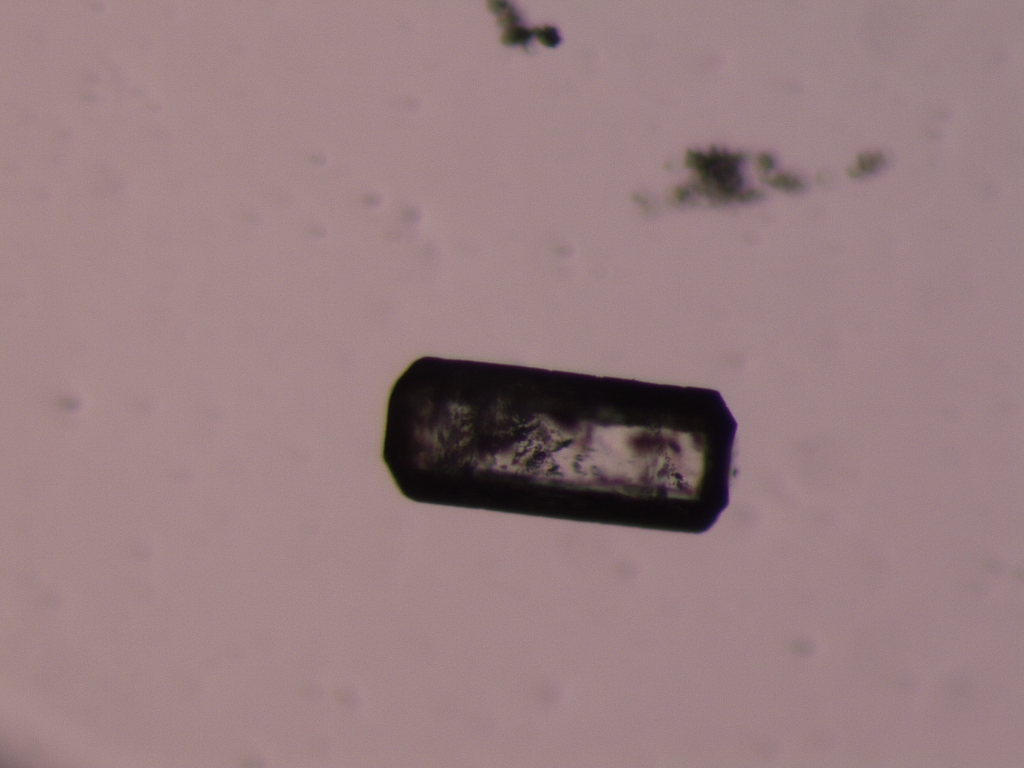
%> input picture Test/Test-1-parC.jpg, 2048 x 1536 px (shown at 1/2 size); its folder holds 4 pictures in this run
$ octave batch_Ft_sample.m   (GNU Octave 9; MATLAB toolbox functions it lacks are replaced by stand-ins)
%> lines starting %> are read from the running program, lines starting %| are printed output that depends on the picture; in (x1, y1, x2, y2) boxes, pixels count from 0 and x2, y2 are one past the last pixel; in counts of white or black regions, pixels touching at a corner belong together; the program's own positions count from 1
### trace_grain_res.m
function [BW_fill_smooth,area,perimeter,max_l,min_l,orientation,level,center]=trace_grain_res(file,res,r,smooth)
%> called with file = 'Test/Test-1-parC.jpg', res = 0.394, r = 0.328, smooth = 1

% read image with crystal parallel to c
image=imread(file);
%> image is the input picture: size 1536x2048x3 uint8; mean R, G, B 151.1, 126.4, 128.6
image=imresize(image,r);
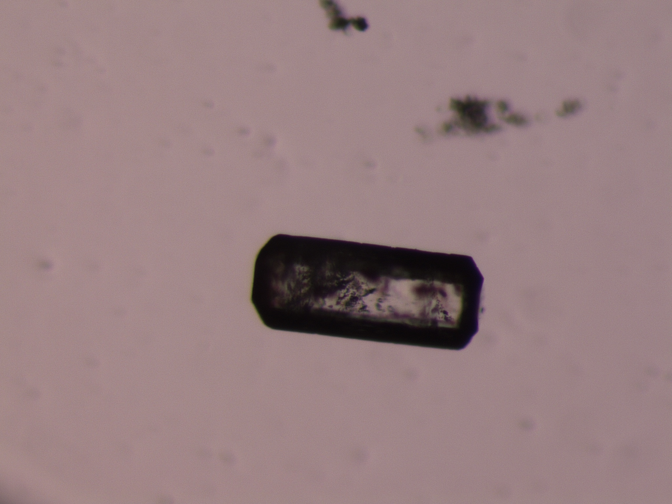
%> image: size 504x672x3 uint8; mean R, G, B 151.1, 126.4, 128.6
level = graythresh(image);
%> level = 0.337
BW = im2bw(image,level/1.2);
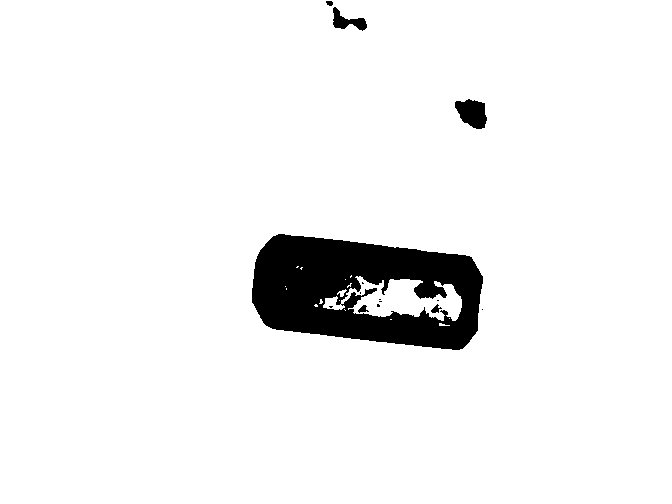
%> BW: size 504x672 logical; 94.4% white; 14 black regions (8 under 20 px), largest, box (x1, y1, x2, y2) and area: (252, 234, 483, 350) 17685, (455, 99, 487, 129) 674, (333, 7, 367, 31) 365, (431, 304, 442, 313) 49, (358, 305, 369, 313) 47, (326, 1, 333, 6) 28
% invert image
BW = ~BW;
BW = 1-BW;
BW = (BW == 0);
% fill holes
BW_fill = imfill(BW, 'holes');
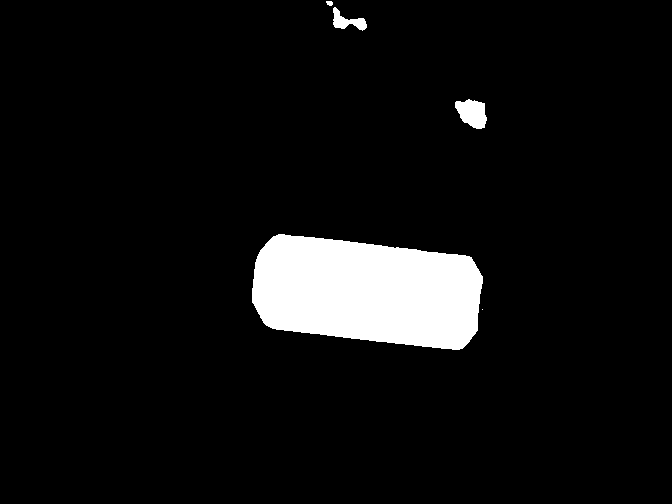
%> BW_fill: size 504x672 logical; 6.5% white; 5 white regions (1 under 20 px), largest, box (x1, y1, x2, y2) and area: (252, 234, 483, 350) 21017, (455, 99, 487, 129) 674, (333, 7, 367, 31) 365, (326, 1, 333, 6) 28
if smooth==1
    % smooth outline
    seD = strel('diamond',1);
    BW_fill_smooth = imerode(BW_fill,seD);
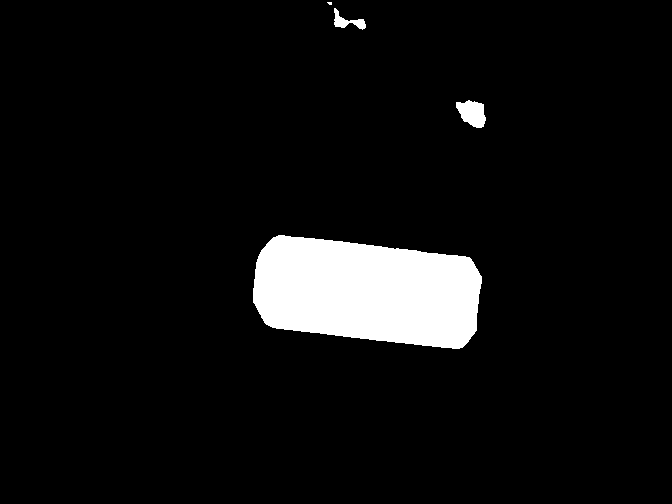
%> BW_fill_smooth: size 504x672 logical; 6.3% white; 4 white regions (1 under 20 px), largest, box (x1, y1, x2, y2) and area: (253, 235, 482, 349) 20443, (456, 100, 486, 128) 581, (334, 8, 366, 30) 272
    BW_fill_smooth = imerode(BW_fill_smooth,seD);
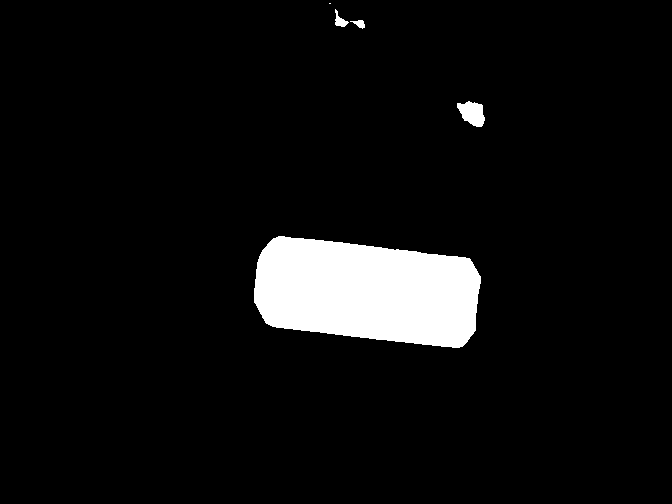
%> BW_fill_smooth: size 504x672 logical; 6.1% white; 5 white regions (1 under 20 px), largest, box (x1, y1, x2, y2) and area: (254, 236, 481, 348) 19874, (457, 101, 485, 127) 494, (335, 9, 349, 27) 112, (350, 20, 365, 29) 71
else
    BW_fill_smooth=BW_fill;
end
% find wrongly selected areas
par_area=regionprops(BW_fill_smooth,'Area');
%> par_area = 5 regions; Area: 19874, 494, 112, 71, 2
if length(par_area)>1
%> the run ends on the next line
    [C,idx]=max(struct2array(par_area));
    par_pixels=regionprops(BW_fill_smooth,'PixelIdxList');
    for i=1:length(par_area)
        if i~=idx
            BW_fill_smooth(par_pixels(i).PixelIdxList)=0;
        end
    end
end
% get outline
BW_outline = bwperim(BW_fill_smooth);
% plot original image with estimated outline
I_out=image;
I_out(BW_outline)=255;
imshow(I_out), title('outlined original image');
% properties of image
area=regionprops(BW_fill_smooth,'Area');
area.Area1=area.Area*(res/r)^2;
perimeter=regionprops(BW_fill_smooth,'Perimeter');
perimeter.Perimeter1=perimeter.Perimeter*(res/r);
max_l=regionprops(BW_fill_smooth,'MajorAxisLength');
max_l.MajorAxisLength1=max_l.MajorAxisLength*(res/r);
min_l=regionprops(BW_fill_smooth,'MinorAxisLength');
min_l.MinorAxisLength1=min_l.MinorAxisLength*(res/r);
orientation=regionprops(BW_fill_smooth,'Orientation');
center=regionprops(BW_fill_smooth,'Centroid');

### calcFTphoto.m
function [Ft_ana,Ft_num,mass_ana,mass_num,matrix_3D,image1_rot,image2]=calcFTphoto(mineral,file1,file2,R,res,r232_238,r147_238,image1_rot,image2)
% script to calculate Ft-values and mass of (intact, broken) apatite or zircon
% grains from microscope pictures taken parallel and perpendicular to the
% crystallographic c-axis (Jan/2017)
% please contact Christoph Glotzbach (christoph.glotzbach@uni-tuebingen.de)
% if you have any problems, or you want to publish results

% required input
%mineral='ap'; % either ap for apatite or zr for zircon
%file1='FT01_parC.tif'; % name of file that shows the crystal parallel to C
%R1=0.4; % resolution of image in microns/pixel
%file2='FT01_perC.tif'; % name of file that shows the crystal perpendicular to C
%R2=0.4; % resolution of image in microns/pixel
%res=0.5; % reduce resolution, value between 1 and 0
%r232_238=0; % ratio of 232Th/238U atoms in grain;
                % 0 if not yet known, in this case a mean of measured ratios is used
%r147_238=0;     % ratio of 147Sm/238U atoms in grain;
                % 0 if not yet known, in this case a mean of measured ratios is used


% do not change from here on,
smooth=1; % 1 for smoothing, 0 for original image
% if image has been read before skip
if isempty(image1_rot)
    % read image with crystal parallel to c
    disp(' ')
    disp('Find outline of grain')
    [image1,area1,perimeter1,max_l1,min_l1,orientation1,level1,center]=trace_grain_res(file1,R,res,smooth);
    str='1';
    while str=='1' | str=='2'
        prompt = 'press (return) if OK, press (1) or (2) to repeat tracing with lower or higher treshold or do manual tracing (3): ';
        str = input(prompt,'s');
        switch str
            case '1'
                level1=level1*0.9;
                [image1,area1,perimeter1,max_l1,min_l1,orientation1,center]=trace_grain_res_level(file1,R,res,level1,smooth);
            case '2'
                level1=level1/0.9;
                [image1,area1,perimeter1,max_l1,min_l1,orientation1,center]=trace_grain_res_level(file1,R,res,level1,smooth);
            case '3'
                [image1,area1,perimeter1,max_l1,min_l1,orientation1,center]=trace_grain_res_manu(file1,R,res);
        end
    end
    % show automatically defined c-axis and change if neccessary, end by
    % double-click
    slope=tand(orientation1.Orientation);
    intercept=center.Centroid(1)-slope*(size(image1,1)-center.Centroid(2));
    x1=center.Centroid(1)-100;
    x2=center.Centroid(1)+100;
    y1=size(image1,1)-(slope*x1+intercept);
    y2=size(image1,1)-(slope*x2+intercept);
    if y1>size(image1,1) | y2>size(image1,1) | y1<0 | y2<0
        y1=200;
        y2=200;
    end
    h = imline(gca, [x1 x2],[y1 y2]);
    setColor(h,[0 1 0]);
    id = addNewPositionCallback(h,@(pos) title(mat2str(pos,3)));
    % After observing the callback behavior, remove the callback.
    % using the removeNewPositionCallback API function.
    removeNewPositionCallback(h,id);
    position = wait(h);

    % recalculate the c-axis
    disp('automatic orientation:')
    orientation1.Orientation
    orientation1.Orientation=-atand((position(1,2)-position(2,2))/(position(1,1)-position(2,1)));
    disp('manually corrected orientation:')
    orientation1.Orientation

    % rotate image1 by orientation1
    image1_rot=imrotate(image1,-orientation1.Orientation);

    disp(' ')
end

% if image has been read before skip
if isempty(image2)
    % read image with crystal perpendicular to c
    disp(' ')
    disp('Find outline of grain')
    [image2,area2,perimeter2,max_l2,min_l2,orientation2,level2]=trace_grain_res(file2,R,res,smooth);
    str='1';
    while str=='1' | str=='2'
        prompt = 'press (return) if OK, press (1) or (2) to repeat tracing with lower or higher treshold or do manual tracing (3): ';
        str = input(prompt,'s');
        switch str
            case '1'
                level2=level2*0.75;
                [image2,area2,perimeter2,max_l2,min_l2,orientation2]=trace_grain_res_level(file2,R,res,level2,smooth);
            case '2'
                level2=level2/0.75;
                [image2,area2,perimeter2,max_l2,min_l2,orientation2]=trace_grain_res_level(file2,R,res,level2,smooth);
            case '3'
                [image2,area2,perimeter2,max_l2,min_l2,orientation2]=trace_grain_res_manu(file2,R,res);
        end
    end
    disp(' ')
end

% get width of grain perpendicular to orientation1
pixels=regionprops(image1_rot,'PixelList');
image1_rot_first_x=min(pixels.PixelList(:,1));
image1_rot_last_x=max(pixels.PixelList(:,1));
image1_rot_first_y=min(pixels.PixelList(:,2));
o=0;
for i=image1_rot_first_x:image1_rot_last_x
    first_y=find(image1_rot(:,i)==1,1,'first');
    last_y=find(image1_rot(:,i)==1,1,'last');
    o=o+1;
    width(o)=last_y-first_y;
end
[cdf,x_cdf] = ecdf(width);
[minC,minI]=min(abs(cdf-1));
min_l1.MinorAxisLength=x_cdf(minI);
min_l1.MinorAxisLength1=min_l1.MinorAxisLength*(R/res)
max_l1.MajorAxisLength1=(image1_rot_last_x-image1_rot_first_x)*(R/res)

% find orientation of parallel image(s) in relation to perpendicular image
prec=2;
for i=prec:prec:180
    BW_rot = imrotate(image2,i);
    pixels=regionprops(BW_rot,'PixelList');
    dist_x(i/2)=max(pixels.PixelList(:,1))-min(pixels.PixelList(:,1));
end
[dist,angle_par2b]=min(abs(dist_x-min_l1.MinorAxisLength));
min_l2.MinorAxisLength=min(dist_x);
min_l2.MinorAxisLength1=min(dist_x)*(R/res);
max_l2.MajorAxisLength=max(dist_x);
max_l2.MajorAxisLength1=max(dist_x)*(R/res);

% analytic calculatation of the Ft and mass
prompt = 'Grain geometry, type A for ellipsoid or D for hexagonal: ';
strGeo = input(prompt,'s');
switch strGeo
    case 'A'
        geometry='ellipsoid (A)';
        param.a={num2str(max_l1.MajorAxisLength1/2)};
        param.b={num2str(max_l2.MajorAxisLength1/2)};
        param.c={num2str(min_l2.MinorAxisLength1/2)}
    case 'D'
        geometry='hexagonal (D)';
        param.H={num2str(max_l1.MajorAxisLength1)};
        param.W={num2str(max_l2.MajorAxisLength1)};
        param.L={num2str(min_l2.MinorAxisLength1)}
        param.Np=2;
end
[Fts_analytical,V_analytical] = calc_Ft(mineral,geometry,param);


% make 3D model of two pictures

% rotate image2 by angle_par2b and determine width
image2_rot = imrotate(image2,angle_par2b*prec);
pixels=regionprops(image2_rot,'PixelList');
image2_rot_width=max(pixels.PixelList(:,1))-min(pixels.PixelList(:,1));
% make 3D model
max_l1=regionprops(image1_rot,'MajorAxisLength');
max_x=round(max_l1.MajorAxisLength)+400;
max_y=round(min_l1.MinorAxisLength)+100;
max_z=round(max_l2.MajorAxisLength)+200;
matrix_3D=zeros(max_x,max_y,max_z);
% go along the x-axis of image1_rot and add '1' to 3D matrix with shape of
% image2_rot
area=0;
for i=1:size(image1_rot,2)
    if sum(image1_rot(:,i))>3
        i_first(i)=find(image1_rot(:,i),1,'first');
        i_last(i)=find(image1_rot(:,i),1,'last');
        size_prism(i)=i_last(i)-i_first(i);
        % resize image2_rot
        resize_factor=(i_last(i)-i_first(i))/image2_rot_width;
        image2_rot_resize=imresize(image2_rot,resize_factor);
        % cut image
        pixels=regionprops(image2_rot_resize,'PixelList');
        if size(pixels,1)>1
            for j=1:size(pixels,1)
                size_pixels(j)=size(pixels(j).PixelList,1);
            end
            [C,idx]=max(size_pixels);
            for j=1:size(pixels,1)
                if j~=idx
                    image2_rot_resize(pixels(j).PixelList(:,2),pixels(j).PixelList(:,1))=0;
                end
            end
            clear pixels
            pixels=regionprops(image2_rot_resize,'PixelList');
        end
        minx=min(pixels.PixelList(:,1));
        miny=min(pixels.PixelList(:,2));
        lengthx=max(pixels.PixelList(:,1))-minx;
        lengthy=max(pixels.PixelList(:,2))-miny;
        image2_rot_resize_crop=imcrop(image2_rot_resize,[minx,miny,lengthx,lengthy]);
        % add to 3D matrix
        x=i-image1_rot_first_x+200;
        y=50+i_first(i)-image1_rot_first_y:size(image2_rot_resize_crop,2)+50+i_first(i)-image1_rot_first_y-1;
        z=round(size(matrix_3D,3)/2)-round(size(image2_rot_resize_crop,1)/2):size(image2_rot_resize_crop,1)+round(size(matrix_3D,3)/2)-round(size(image2_rot_resize_crop,1)/2)-1;
        %y=50+i_first(i)-image1_rot_first_y:size(image2_rot_resize_crop,1)+50+i_first(i)-image1_rot_first_y-1;
        %z=round(size(matrix_3D,3)/2)-round(size(image2_rot_resize_crop,2)/2):size(image2_rot_resize_crop,2)+round(size(matrix_3D,3)/2)-round(size(image2_rot_resize_crop,2)/2)-1;
        matrix_3D(x,y,z)=image2_rot_resize_crop';
    end
end

% add missing pieces
disp(' ')
disp('Add broken pieces?')
str='0';
prompt = 'Press (1) to manually add broken pieces, press (0) if not applicable: ';
str = input(prompt,'s');
if str=='1'
    matrix_3D_broken=zeros(max_x,max_y,max_z);
    BW=roipoly(image1_rot);
    image1_rot_broken=image1_rot;
    image1_rot_broken(BW==1)=1;
    for i=1:size(image1_rot_broken,2)
        if sum(image1_rot_broken(:,i))>3
            i_first(i)=find(image1_rot_broken(:,i),1,'first');
            i_last(i)=find(image1_rot_broken(:,i),1,'last');
            size_prism(i)=i_last(i)-i_first(i);
            % resize image2_rot
            resize_factor=(i_last(i)-i_first(i))/image2_rot_width;
            image2_rot_resize=imresize(image2_rot,resize_factor);
            % get area
            area=area+perimeter1.Perimeter1*resize_factor*(R/res);
            % cut image
            pixels=regionprops(image2_rot_resize,'PixelList');
            if size(pixels,1)>1
                for j=1:size(pixels,1)
                    size_pixels(j)=size(pixels(j).PixelList,1);
                end
                [C,idx]=max(size_pixels);
                for j=1:size(pixels,1)
                    if j~=idx
                        image2_rot_resize(pixels(j).PixelList(:,2),pixels(j).PixelList(:,1))=0;
                    end
                end
                clear pixels
                pixels=regionprops(image2_rot_resize,'PixelList');
            end
            minx=min(pixels.PixelList(:,1));
            miny=min(pixels.PixelList(:,2));
            lengthx=max(pixels.PixelList(:,1))-minx;
            lengthy=max(pixels.PixelList(:,2))-miny;
            image2_rot_resize_crop=imcrop(image2_rot_resize,[minx,miny,lengthx,lengthy]);
            % add to 3D matrix
            x=i-image1_rot_first_x+200;
            y=50+i_first(i)-image1_rot_first_y:size(image2_rot_resize_crop,2)+50+i_first(i)-image1_rot_first_y-1;
            z=round(size(matrix_3D,3)/2)-round(size(image2_rot_resize_crop,1)/2):size(image2_rot_resize_crop,1)+round(size(matrix_3D,3)/2)-round(size(image2_rot_resize_crop,1)/2)-1;
            %y=50+i_first(i)-image1_rot_first_y:size(image2_rot_resize_crop,1)+50+i_first(i)-image1_rot_first_y-1;
            %z=round(size(matrix_3D,3)/2)-round(size(image2_rot_resize_crop,2)/2):size(image2_rot_resize_crop,2)+round(size(matrix_3D,3)/2)-round(size(image2_rot_resize_crop,2)/2)-1;
            matrix_3D_broken(x,y,z)=image2_rot_resize_crop';
        end
    end
end
disp(' ')

% smooth matrix along the x-axis
for i=1:size(matrix_3D,1)
    iBW=squeeze(matrix_3D(i,:,:));
    if sum(iBW(:))>0
        BW=edge(squeeze(matrix_3D(i,:,:)));
        dilatedImage = imdilate(BW,strel('disk',10));
        thinedImage = bwmorph(dilatedImage,'thin',9);
        BW2 = imfill(thinedImage,'holes');
        matrix_3D(i,:,:)=BW2;
    end
end
% smooth matrix along the y-axis
for i=1:size(matrix_3D,2)
    iBW=squeeze(matrix_3D(:,i,:));
    if sum(iBW(:))>0
        BW=edge(squeeze(matrix_3D(:,i,:)));
        dilatedImage = imdilate(BW,strel('disk',10));
        thinedImage = bwmorph(dilatedImage,'thin',inf);
        BW2 = imfill(thinedImage,'holes');
        matrix_3D(:,i,:)=BW2;
    end
end
% smooth data along the z-axis
for i=1:size(matrix_3D,3)
    iBW=squeeze(matrix_3D(:,:,i));
    if sum(iBW(:))>0
        BW=edge(squeeze(matrix_3D(:,:,i)));
        dilatedImage = imdilate(BW,strel('disk',10));
        thinedImage = bwmorph(dilatedImage,'thin',inf);
        BW2 = imfill(thinedImage,'holes');
        matrix_3D(:,:,i)=BW2;
    end
end


% get surface area and volume
volume=sum(matrix_3D(:))*(R/res)^3;
% a = fv.vertices(fv.faces(:, 2), :) - fv.vertices(fv.faces(:, 1), :);
% b = fv.vertices(fv.faces(:, 3), :) - fv.vertices(fv.faces(:, 1), :);
% c = cross(a, b, 2);
% area = 1/2 * sum(sqrt(sum(c.^2, 2)));


% calculate the Ft based on mean stopping distances from Ketcham et al.
% 2011

% give ratio of U238/Th232 and U238/Sm147 of grain, if not available
% average values are assumed (can be used to estimate FT for grain
% selection)

% first take average
switch mineral
    case 'ap'
        mass_num=volume*1E-4^3*3.2*1E6
        sd_238U=18.81;
        sd_235U=21.8;
        sd_232Th=22.25;
        sd_147Sm=5.93;
        if r232_238==0
            r232_238=0.4444;
            r147_238=0.0615;
        end
    case 'zr'
        mass_num=volume*1E-4^3*4.65*1E6
        sd_238U=15.55;
        sd_235U=18.05;
        sd_232Th=18.43;
        sd_147Sm=4.76;
        if r232_238==0
            r232_238=0.271;
            r147_238=0;
        end
end

% get relative contribution of U,Th,Sm on alpha-decay
lambda238=1.55125E-10;
lambda235=9.84500E-10;
lambda232=4.94750E-11;
lambda147=6.53900E-12;

U238=1;
U235=U238/136.1384*7*lambda235;
Th232=U238*r232_238*6*lambda232;
Sm147=U238*r147_238*1*lambda147;
U238=U238*8*lambda238;
radio_nukl_sum=sum([U238 U235 Th232 Sm147]);
U238=U238/radio_nukl_sum;
U235=U235/radio_nukl_sum;
Th232=Th232/radio_nukl_sum;
Sm147=Sm147/radio_nukl_sum;

% select randomly ne pixel and distort He particles according to the mean
% stopping distance and random phi and theta values
ne=400000; % number of random events
ne_nuklide=[round(U238*ne) round(U235*ne) round(Th232*ne) round(Sm147*ne)];
sd_nuklide=[sd_238U sd_235U sd_232Th sd_147Sm];
if str=='0'
    pixels=find(matrix_3D==1);
    pixels_n=randsample(pixels,ne,'true');
    [xi,yi,zi]=ind2sub(size(matrix_3D),pixels_n);
    matrix_He=zeros(size(matrix_3D));
else
    pixels=find(matrix_3D_broken==1);
    pixels_n=randsample(pixels,ne,'true');
    [xi,yi,zi]=ind2sub(size(matrix_3D_broken),pixels_n);
    matrix_He=zeros(size(matrix_3D_broken));
end
theta=2*pi*rand(1,ne);
phi=acos(2*rand(1,ne)-1);
u=cos(phi);
hold on
for j=1:4
    for i=1:ne_nuklide(j)
        x = xi(i) + round(sd_nuklide(j)/(R/res) * sqrt(1-u(i)^2) * cos(theta(i)));
        y = yi(i) + round(sd_nuklide(j)/(R/res) * sqrt(1-u(i)^2) * sin(theta(i)));
        z = zi(i) + round(sd_nuklide(j)/(R/res) * u(i));
        if x>0 & y>0 & z>0 & x<=size(matrix_He,1) & y<=size(matrix_He,2) & z<=size(matrix_He,3)
            matrix_He(x,y,z)=matrix_He(x,y,z)+1;
        end
%         % visualize decay
%         quiver3(yi(i),xi(i),zi(i),y-yi(i),x-xi(i),z-zi(i))
%         M(i)=getframe(gcf);
    end
end

% [29 lines of commented-out code are left out]
Ft_ana=Fts_analytical.U238*U238+Fts_analytical.U235*U235+Fts_analytical.Th232*Th232+Fts_analytical.Sm147*Sm147
mass_ana=V_analytical*1E-4^3*3.2*1E6

% determine Ft, how much He-particle retained in the grain
if str=='0'
    Ft_num=sum(matrix_He(matrix_3D==1))/ne
else
    Ft_num=sum(matrix_He(matrix_3D==1))/sum(matrix_3D(pixels_n)==1)
end

### batch_Ft_sample.m
% script to load files from folder to calculate FTs from all possible
% combinations of images taken parallel and perpendicular to the
% crystallographic c-axis
% written by C. Glotzbach, 04/2017

% input parameters, adjust to your sample
mode='normal';  % 'normal' mode for grains or broken grains (example: Test-1),
                % 'cut' mode for grains grained and polished (example: Test-2)
mineral='ap';
R=0.3937; % original resolution of images in microns per pixel
res=0.3281; % reduce resolution by 0...1; final resultion is R/res
r232_238=0.4444; % ratio of 232Th and 238U, measured in mol; if 0 mean values are used
r147_238=0.0615; % ratio of 147Sm and 238U, measured in mol; if 0 mean values are used
root_data='/Test/'; % folder that contains the images, example folder is /test/
file_name='Test-1'; % string of files that does not change from image to image, example grains:
                    % 'Test-1' : used with the mode 'normal'
                    % 'Test-2' : used with the mode 'cut'


% do not change from here
rf=pwd; % current folder
root_data=[rf root_data];
listing = dir(fullfile(root_data,'*.jpg'));
details=struct2cell(listing);
file_names=details(1,:);


Index_par = strncmp(file_names, [file_name '-par'],length(file_name)+4); % find images with c-axis parralel
Files_par = file_names(Index_par);
Index_per = strncmp(file_names, [file_name '-per'],length(file_name)+4); % find images with c-axis perpendicular
Files_per = file_names(Index_per);

o=0;
done_par=[];
done_per=[];
for j=1:sum(Index_par)
    for k=1:sum(Index_per)
        o=o+1;
        if any(done_par==j)
            image_par=images.(['image_par' num2str(j)]);
        else
            image_par=[];
        end
        if any(done_per==k)
            image_per=images.(['image_per' num2str(k)]);
        else
            image_per=[];
        end
        switch mode
            case 'normal'
            % calculate Fts of intact or broken grains
            [Ft_ana(o),Ft_num(o),mass_ana(o),mass_num(o),vol_photo,images.(['image_par' num2str(j)]),images.(['image_per' num2str(k)])]=calcFTphoto(mineral,char(strcat(root_data,Files_par(j))),char(strcat(root_data,Files_per(k))),R,res,r232_238,r147_238,image_par,image_per);
